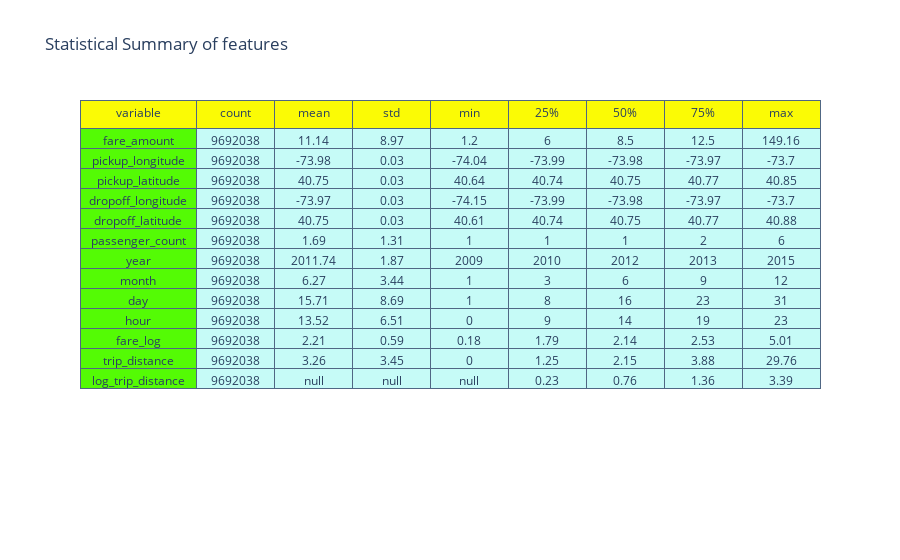

The notebook cell this image was saved under:
### Markdown cell above
<b>General Statistical summary of Features:

### Code cell
stats = data_5m.describe().transpose().reset_index().rename(columns = {"index" : "variable"})
stats  = np.around(stats,2)

var_list = [stats[i] for i in stats.columns]
table = go.Table(header = dict(values = stats.columns.tolist(),line = dict(color = ['#506784']),
        fill = dict(color = ['#FBFB05']),),cells  = dict(values = var_list,line = dict(color = ['#506784']),
        fill = dict(color = ["#54FB05 ",'#C6FBF7']),),columnwidth = [150,100,100,100,100,100,100,100,100])
                
layout = go.Layout(dict(title = "Statistical Summary of features"))
figure = go.Figure(data=[table],layout=layout)
py.iplot(figure)

### Figure 1 — Plotly figure (JSON) as saved in the notebook; plotly's stock layout.template omitted (floating-point values rounded to 4 significant figures)
{"data": [{"cells": {"fill": {"color": ["#54FB05 ", "#C6FBF7"]}, "line": {"color": ["#506784"]}, "values": [["fare_amount", "pickup_longitude", "pickup_latitude", "dropoff_longitude", "dropoff_latitude", "passenger_count", "year", "month", "day", "hour", "fare_log", "trip_distance", "log_trip_distance"], [9692038, 9692038, 9692038, 9692038, 9692038, 9692038, 9692038, 9692038, 9692038, 9692038, 9692038, 9692038, 9692038], [11.14, -73.98, 40.75, -73.97, 40.75, 1.69, 2012.0, 6.27, 15.71, 13.52, 2.21, 3.26, null], [8.97, 0.03, 0.03, 0.03, 0.03, 1.31, 1.87, 3.44, 8.69, 6.51, 0.59, 3.45, null], [1.2, -74.04, 40.64, -74.15, 40.61, 1, 2009, 1, 1, 0, 0.18, 0, null], [6, -73.99, 40.74, -73.99, 40.74, 1, 2010, 3, 8, 9, 1.79, 1.25, 0.23], [8.5, -73.98, 40.75, -73.98, 40.75, 1, 2012, 6, 16, 14, 2.14, 2.15, 0.76], [12.5, -73.97, 40.77, -73.97, 40.77, 2, 2013, 9, 23, 19, 2.53, 3.88, 1.36], [149.2, -73.7, 40.85, -73.7, 40.88, 6, 2015, 12, 31, 23, 5.01, 29.76, 3.39]]}, "columnwidth": [150, 100, 100, 100, 100, 100, 100, 100, 100], "header": {"fill": {"color": ["#FBFB05"]}, "line": {"color": ["#506784"]}, "values": ["variable", "count", "mean", "std", "min", "25%", "50%", "75%", "max"]}, "type": "table"}], "layout": {"title": {"text": "Statistical Summary of features"}}}
